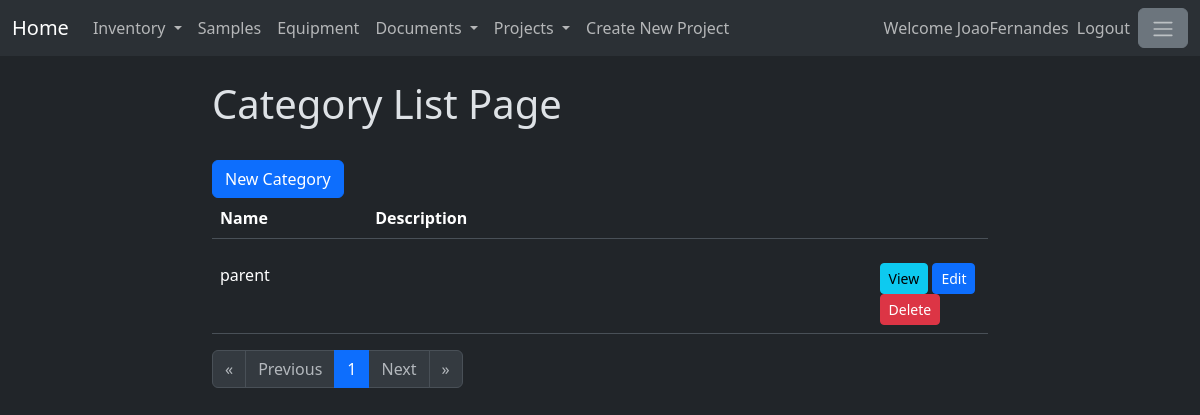
The page /category/ (signed in) on the database as committed earlier.
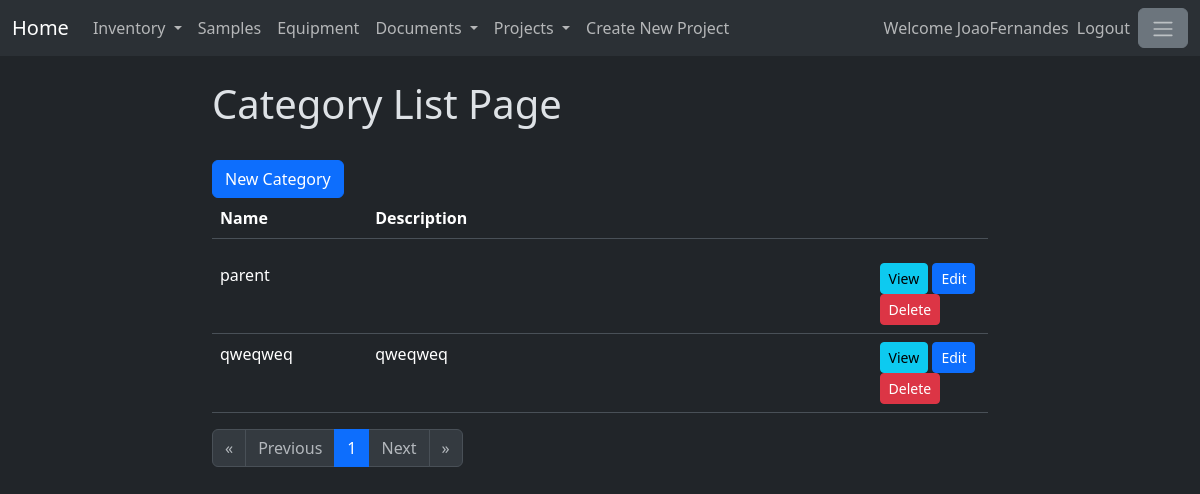
The same page on the database as committed later.
### itemcategory/models.py (models this page shows, shortened)
class ItemCategory(models.Model):
    name = models.CharField(max_length=200)
    description = models.TextField()
    isEnabled = models.BooleanField(default=True)

### itemcategory/views.py (the view)
# urls.py: path('', views.ListCategory.as_view(), name = 'CategoryList'),
@method_decorator(login_required, name='dispatch')
class ListCategory(TemplateView):
    template_name = 'itemcategory/categoryList.html'
    def get_context_data(self, **kwargs):
        context = super().get_context_data(**kwargs)
        category_list_objects = get_list_or_404(ItemCategory, isEnabled=True)
        category_form=CreateNewCategory()
        paginator = Paginator(category_list_objects,20)
        page_number = self.request.GET.get("page")
        page_obj = paginator.get_page(page_number)
        projects=get_list_or_404(Projects, isEnabled=True)
        project_form = CreateNewProject()
        context = {
            'page_obj':page_obj,
            'form':category_form,
            'projects' : projects,
            'projectform' : project_form}
        return context

### itemcategory/templates/itemcategory/categoryList.html (shortened to what this page needs)
{% extends 'itemcategory/baseCategory.html' %}
{% load crispy_forms_tags %}
{% block content %}
<h1>Category List Page</h1>
<br>
<button type="button" class="btn btn-primary" data-bs-toggle="modal" data-bs-target="#categoryModal">
    New Category
  </button>
<br>
<table class="table" style="width: 100%;">
    <thead>
      <tr>
        <th width="20%" scope="col">Name</th>
        <th width="65%" scope="col">Description</th>
        <th width="15%" scope="col"></th>
      </tr>
    </thead>
</table>
<div style="width:100%; overflow:auto; max-height:500px;">
    <table class="table">
        <tbody>
        {% for category in page_obj %}
            {% include 'itemcategory/partials/category_details.html'  %}
        {% endfor %}
        </tbody>
    </table>
</div>
<nav aria-label="Page navigation">
  <ul class="pagination">
      {%if page_obj.has_previous%}
          <li class="page-item">
              <a class="page-link" href="?page=1" aria-label="First">
              <span aria-hidden="true">&laquo;</span>
              </a>
          </li>
          <li class="page-item">
              <a class="page-link" href="?page={{page_obj.previous_page_number}}" aria-label="Previous">
              <span aria-hidden="true">Previous</span>
              </a>
          </li>
      {% else %}
          <li class="page-item">
              <span class="page-link disabled" aria-hidden="true">&laquo;</span>
          </li>
          <li class="page-item">
              <span class="page-link disabled" aria-hidden="true">Previous</span>
          </li>
      {% endif%}
      {% for page in page_obj.paginator.page_range %}
          {% if page == page_obj.number %}
              <li class="page-item active"><a class="page-link" href="?page={{page}}">{{page}}</a></li>
          {% else %}
              <li class="page-item"><a class="page-link" href="?page={{page}}">{{page}}</a></li>
          {% endif %}
      {% endfor %}
      {%if page_obj.has_next%}
          <li class="page-item">
              <a class="page-link" href="?page={{page_obj.next_page_number}}" aria-label="Next">
              <span aria-hidden="true">Next</span>
              </a>
          </li>
          <li class="page-item">
              <a class="page-link" href="?page={{page_obj.paginator.num_pages}}" aria-label="Last">
              <span aria-hidden="true">&raquo;</span>
              </a>
          </li>
      {% else %}
          <li class="page-item">
              <span class="page-link disabled" aria-hidden="true">Next</span>
          </li>
          <li class="page-item">
              <span class="page-link disabled" aria-hidden="true">&raquo;</span>
          </li>
      {% endif%}
  </ul>
</nav>
{% endblock %}

### itemcategory/templates/itemcategory/partials/category_details.html
{% load crispy_forms_tags %}
<tr hx-target="this" hx-swap="outerHTML">
    <td width="20%">
        {{category.name}}
    </td>
    <td width="65%">
        {{category.description}}
    </td>
    <td width="15%">
        <a class="btn btn-info btn-sm" href="{% url 'specificCategory' category.id %}">
            View
        </a>
        <a class="btn btn-primary btn-sm" href="{% url 'editCategory' category.id %}">
            Edit
        </a>
        <a class="btn btn-danger btn-sm" hx-post="{% url 'deleteCategoryHTMX' category.id %}">
            Delete
        </a>
    </td>
</tr>

Rows that differ between the two databases and show on the page:
added ItemCategory: name "qweqweq", description "qweqweq"
